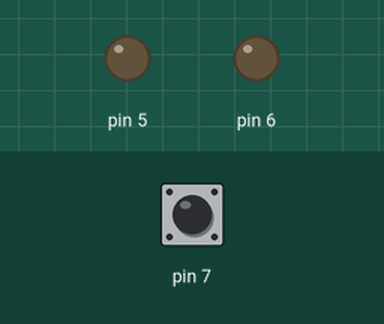
Simulated run of this sketch. Board: Arduino Uno, built with avr-gcc and run on an emulated ATmega328P. Parts: output pins drawn as LEDs (lit = HIGH). The inputs (shaded band) are chosen by the test bench; at power-on: pin 7 HIGH.

Above: at 1.2 s.
1.3 s: pin 7 pulled LOW for 0.15 s
At 1.37 s:
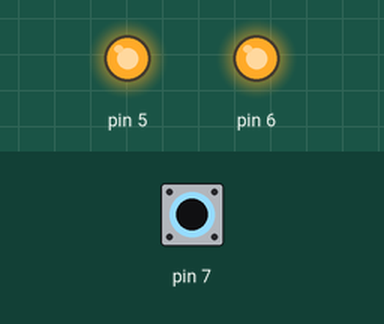
2.9 s: pin 7 pulled LOW for 3.2 s
At 7.0 s:
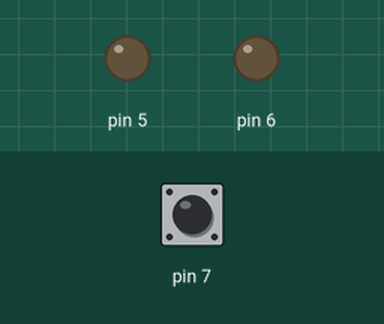
Timing chart, 0 to 8.5 s (numbered marks = the images above; inputs shaded):
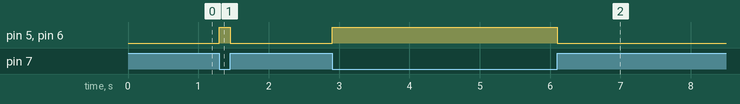

Measured:
- after the input at 1.3 s, pin 5, pin 6: LOW → HIGH at once, → LOW 0.15 s later
- after the input at 2.9 s, pin 5, pin 6: LOW → HIGH at once, → LOW 3.2 s later

The sketch:

buzzersLedArduino2.ino
```cpp
void setup()
{
    pinMode(6, OUTPUT);
    pinMode(5, OUTPUT);
    pinMode(7, INPUT_PULLUP);
}

void loop()
{
    if (digitalRead(7) == HIGH)
    {
        digitalWrite(6, LOW);
        digitalWrite(5, LOW);
    }
    else
    {
        digitalWrite(6, HIGH);
        digitalWrite(5, HIGH);
    }
}
```
